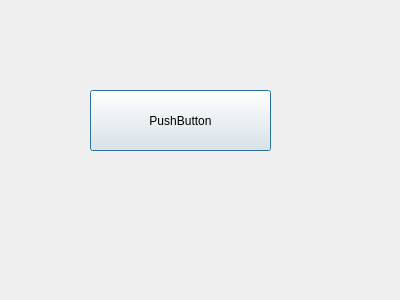
<?xml version="1.0" encoding="UTF-8"?>
<ui version="4.0">
 <class>Dialog</class>
 <widget class="QDialog" name="Dialog">
  <property name="geometry">
   <rect>
    <x>0</x>
    <y>0</y>
    <width>400</width>
    <height>300</height>
   </rect>
  </property>
  <property name="windowTitle">
   <string>Dialog</string>
  </property>
  <widget class="QPushButton" name="pushButton">
   <property name="geometry">
    <rect>
     <x>90</x>
     <y>90</y>
     <width>181</width>
     <height>61</height>
    </rect>
   </property>
   <property name="text">
    <string>PushButton</string>
   </property>
  </widget>
 </widget>
 <resources/>
 <connections/>
</ui>
